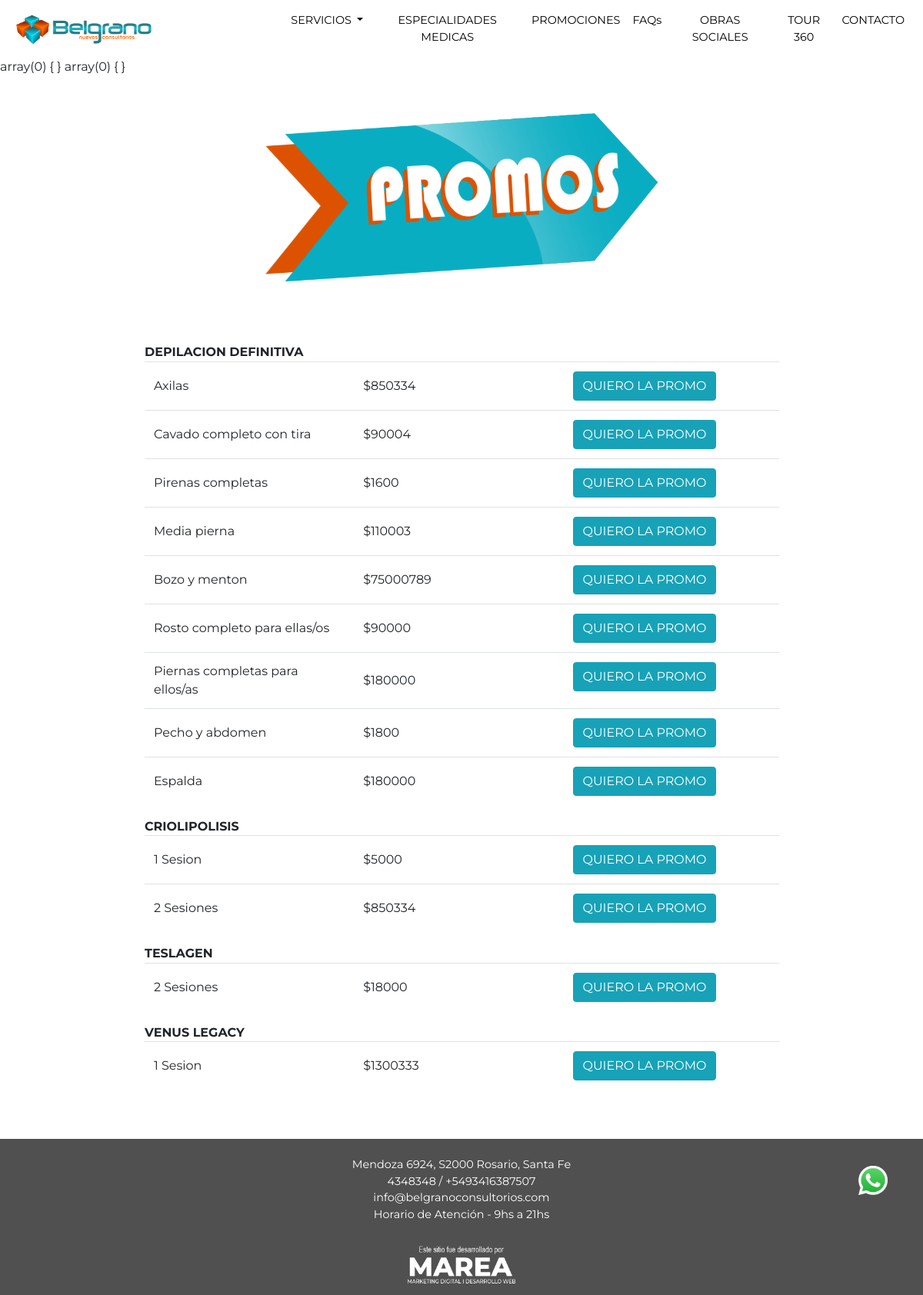
The app's page /rutas/promociones.php with its own data.
### tables this page shows
CREATE TABLE `promociones` (
  `id` int(50) NOT NULL,
  `categoria` varchar(100) NOT NULL,
  `descripcion` varchar(50) NOT NULL,
  `valor` int(50) NOT NULL
);

### db/db.php (called while the page is built, shortened)
<?php
function traerPromosDepi(PDO $db)
{
    $consulta = $db->prepare("SELECT * FROM promociones WHERE categoria  = 'depilacion' ");
    $consulta->execute();
    $resultado = $consulta->fetchAll(PDO::FETCH_ASSOC);
    return $resultado;
}
function traerPromosCrio(PDO $db)
{
    $consulta = $db->prepare("SELECT * FROM promociones WHERE categoria = 'criolipolisis' ");
    $consulta->execute();
    $resultado = $consulta->fetchAll(PDO::FETCH_ASSOC);
    return $resultado;
}
function traerPromosTesla(PDO $db)
{
    $consulta = $db->prepare("SELECT * FROM promociones WHERE categoria = 'teslagen' ");
    $consulta->execute();
    $resultado = $consulta->fetchAll(PDO::FETCH_ASSOC);
    return $resultado;
}
function traerPromosVenus(PDO $db)
{
    $consulta = $db->prepare("SELECT * FROM promociones WHERE categoria = 'venus' ");
    $consulta->execute();
    $resultado = $consulta->fetchAll(PDO::FETCH_ASSOC);
    return $resultado;
}
?>

### rutas/promociones.php (the view, shortened to what this page needs)
<?php
require_once('header.php');
require_once('../db/db.php');
$db = obtenerBaseDeDatos();
$promosDepi = traerPromosDepi($db);
$promosCrio = traerPromosCrio($db);
$promosTesla = traerPromosTesla($db);
$promosVenus = traerPromosVenus($db);
$promosPreso = traerPromosPreso($db);
$promosPersonalizado = traerPromosPersonalizado($db);
var_dump($promosPreso, $promosPersonalizado);
?>
<div class="container my-5">
    <div class="row my-5">
        <div id="promoEscritorio" class="container w-50">
            <div class="container-fluid animated bounceInLeft">
                <img src="../img/promos2.png" alt="" class="img-fluid">
            </div>
        </div>
        <div class="container animated zoomIn w-75">
            <?php if (!empty($promosDepi)) :?>
            <table class="table">
                <tbody>
                    <tr><strong>DEPILACION DEFINITIVA</strong></tr>
                    <?php for ($i=0; $i < count($promosDepi) ; $i++) :?>
                    <tr>
                        <td class="align-middle"><?=$promosDepi[$i]['descripcion']?></td>
                        <td class="align-middle">$<?=$promosDepi[$i]['valor']?></td>
                        <td>
                            <a href="https://api.whatsapp.com/send?phone=5493416387507" target="_blank" onclick="gtag('event', 'enlace', { 'event_category': 'contacto', 'event_action': 'quieropromo', 'event_label': 'click', 'value': '0'});">
                                <button type="button" class="btn btn-info">QUIERO LA PROMO</button>
                            </a>
                        </td>
                    </tr>
                    <?php endfor?>
                </tbody>
            </table>
            <?php endif ?>
            <?php if (!empty($promosCrio)) :?>
            <table class="table">
                <tbody>
                    <tr><strong>CRIOLIPOLISIS</strong></tr>
                    <?php for ($i=0; $i < count($promosCrio) ; $i++) :?>
                    <tr>
                        <td class="align-middle"><?=$promosCrio[$i]['descripcion']?></td>
                        <td class="align-middle">$<?=$promosCrio[$i]['valor']?></td>
                        <td>
                            <a href="https://api.whatsapp.com/send?phone=5493416387507" target="_blank" onclick="gtag('event', 'enlace', { 'event_category': 'contacto', 'event_action': 'quieropromo', 'event_label': 'click', 'value': '0'});">
                                <button type="button" class="btn btn-info">QUIERO LA PROMO</button>
                            </a>
                        </td>
                    </tr>
                    <?php endfor?>
                </tbody>
            </table>
            <?php endif ?>
            <?php if (!empty($promosTesla)) :?>
            <table class="table">
                <tbody>
                    <tr><strong>TESLAGEN</strong></tr>
                    <?php for ($i=0; $i < count($promosTesla) ; $i++) :?>
                    <tr>
                        <td class="align-middle"><?=$promosTesla[$i]['descripcion']?></td>
                        <td class="align-middle">$<?=$promosTesla[$i]['valor']?></td>
                        <td>
                            <a href="https://api.whatsapp.com/send?phone=5493416387507" target="_blank" onclick="gtag('event', 'enlace', { 'event_category': 'contacto', 'event_action': 'quieropromo', 'event_label': 'click', 'value': '0'});">
                                <button type="button" class="btn btn-info">QUIERO LA PROMO</button>
                            </a>
                        </td>
                    </tr>
                    <?php endfor?>
                </tbody>
            </table>
            <?php endif ?>
            <?php if (!empty($promosVenus)) :?>
            <table class="table">
                <tbody>
                    <tr><strong>VENUS LEGACY</strong></tr>
                    <?php for ($i=0; $i < count($promosVenus) ; $i++) :?>
                    <tr>
                        <td class="align-middle"><?=$promosVenus[$i]['descripcion']?></td>
                        <td class="align-middle">$<?=$promosVenus[$i]['valor']?></td>
                        <td>
                            <a href="https://api.whatsapp.com/send?phone=5493416387507" target="_blank" onclick="gtag('event', 'enlace', { 'event_category': 'contacto', 'event_action': 'quieropromo', 'event_label': 'click', 'value': '0'});">
                                <button type="button" class="btn btn-info">QUIERO LA PROMO</button>
                            </a>
                        </td>
                    </tr>
                    <?php endfor?>
                </tbody>
            </table>
            <?php endif ?>
        </div>
    </div>
</div>
<div id="whatsapp" data-aos="fade-left">
    <a href="https://api.whatsapp.com/send?phone=5493416387507" target="_blank">
    <img src="../img/whatsapp-logo-1.png" alt="">
    </a>
</div>
<?php
require_once('footer.php');
?>

### rutas/header.php (shortened to what this page needs)
<!DOCTYPE html>
<html lang="en">
<head>
    <link rel="stylesheet" href="https://stackpath.bootstrapcdn.com/bootstrap/4.3.1/css/bootstrap.min.css">
    <link href="../css/belgrano.css" rel="stylesheet" type="text/css">
    <link rel="stylesheet" href="https://cdnjs.cloudflare.com/ajax/libs/animate.css/3.7.2/animate.min.css">
</head>
<body>
    <header class="sticky-top">
        <nav id="barraMenu" class="navbar navbar-expand-lg navbar-light sticky-top">
            <a id="logo" class="navbar-brand animated pulse delay-1s" href="/"><img src="../img/logoBC.png" alt=""></a>
            <div class="collapse navbar-collapse text-body" id="navbarSupportedContent">
                <ul class="navbar-nav">
                    <li class="nav-item dropdown">
                        <a class="nav-link dropdown-toggle" href="#" id="navbarDropdown" role="button" data-toggle="dropdown" aria-haspopup="true" aria-expanded="false">
                            SERVICIOS
                        </a>
                    </li>
                    <li class="nav-item">
                        <a class="nav-link" href="espmedicas">ESPECIALIDADES MEDICAS</a>
                    </li>
                    <li class="nav-item">
                        <a class="nav-link" href="promociones">PROMOCIONES</a>
                    </li>
                    <li class="nav-item">
                        <a class="nav-link" href="faqs">FAQs</a>
                    </li>
                    <li class="nav-item">
                        <a class="nav-link" href="obrasociales">OBRAS SOCIALES</a>
                    </li>
                    <li class="nav-item">
                        <a class="nav-link" href="360">TOUR 360</a>
                    </li>
                    <li class="nav-item">
                        <a class="nav-link" href="contacto">CONTACTO</a>
                    </li>
                </ul>
            </div>
        </nav>
    </header>

### rutas/footer.php
<footer>
    <div class="container-fluid text-center">
            <ul id="ulFooter">
                <li>Mendoza 6924, S2000 Rosario, Santa Fe</li>
                <li>4348348 / +5493416387507</li>
                <li>info@belgranoconsultorios.com</li>
                <li>Horario de Atención - 9hs a 21hs </li>
            </ul>
            <a href="http://www.somosmarea.com" target="_blank"><img id="mareaFooter" src="../img/marea.png" alt="" class="img-fluid"></a>
    </div>
</footer>
</body>
</html>

### css/belgrano.css (style rules this page uses)
* { box-sizing: border-box; }
body { font-family: 'Montserrat', sans-serif; }
ul { list-style: none; }
nav#barraMenu { background-color: white; }
.navbar-light .navbar-nav .nav-link { color: rgb(0, 0, 0); }
a#logo { width: 50%; }
a#logo img { width: 90%; }
footer { width: 100%; background-color: rgb(80, 80, 80); color: white; }
#whatsapp { position: fixed; top: 85%; left: 80%; }
#whatsapp img { transition: all 0.5s; width: 65%; }
#mareaFooter { width: 40%; }
#promoEscritorio { display: none; }
@media (min-width: 1000px) { li.nav-item { text-align: center; font-size: 0.9rem; } }
@media (min-width: 1000px) { a#logo { width: 30%; } }
@media (min-width: 1000px) { a#logo img { width: 55%; } }
@media (min-width: 1000px) { nav#barraMenu { background-color: white; } }
@media (min-width: 1000px) { #whatsapp { position: fixed; top: 90%; left: 93%; } }
@media (min-width: 1000px) { #whatsapp img { transition: all 0.5s; width: 45%; } }
@media (min-width: 1000px) { ul#ulFooter { padding-top: 2%; padding-inline-start: 0!important; font-size: 0.9em; } }
@media (min-width: 1000px) { #mareaFooter { padding: 1%; width: 15%; transition: .2s ease; } }
@media (min-width: 1000px) { td.align-middle { width: 33%; } }
@media (min-width: 1000px) { #promoEscritorio { text-align: center; display: block; margin-bottom: 7%; } }
@media (min-width: 1000px) { #navbarSupportedContent { justify-content: flex-end; } }

### records on screen
promociones: descripcion "Axilas", valor "850334"
promociones: descripcion "Cavado completo con tira", valor "90004"
promociones: descripcion "Pirenas completas", valor "1600"
promociones: descripcion "Media pierna", valor "110003"
promociones: descripcion "Bozo y menton", valor "75000789"
promociones: descripcion "Rosto completo para ellas/os", valor "90000"
promociones: descripcion "Piernas completas para ellos/as", valor "180000"
promociones: descripcion "Pecho y abdomen", valor "1800"
promociones: descripcion "Espalda", valor "180000"
promociones: descripcion "1 Sesion", valor "5000"
promociones: descripcion "2 Sesiones", valor "850334"
promociones: descripcion "2 Sesiones", valor "18000"
promociones: descripcion "1 Sesion", valor "1300333"
